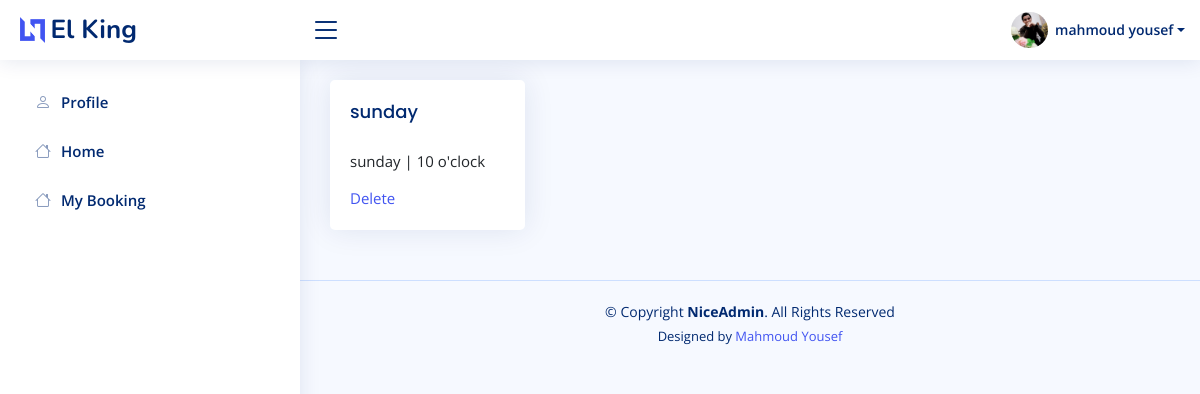
/accounts/my_booking/ (signed in), run on the app's committed database.
### accounts/models.py (models this page shows, shortened)
class Profile(models.Model):
    user = models.OneToOneField(Account,on_delete=models.CASCADE)
    phone_number = models.CharField(max_length=20)
    address = models.CharField(max_length=50)
    image = models.ImageField(upload_to='users/')
    about = models.TextField(max_length=4000 , blank=True , null=True)
    country = models.CharField(max_length=50 ,blank=True, null=True)
    company = models.CharField(max_length=100 ,blank=True, null=True)
    address_line_1 = models.CharField( max_length=50 , blank=True)
    address_line_2 = models.CharField( max_length=50 , blank=True)
    fb_link = models.URLField( max_length=200 , blank=True , null=True)
    twitter_link = models.URLField( max_length=200, blank=True , null=True)
    instagram_link = models.URLField( max_length=200, blank=True , null=True)
    linked_in_link = models.URLField( max_length=200, blank=True , null=True)
    headline = models.CharField(max_length=50 , blank=True, null=True)
    city = models.CharField(max_length=50 ,blank=True, null=True)
    def full_name(self):
        return f'{self.user.first_name} {self.user.last_name}'

class Account(AbstractBaseUser):
    first_name      = models.CharField(max_length=50)
    last_name       = models.CharField(max_length=50)
    username        = models.CharField(max_length=50, unique=True)
    email           = models.EmailField(max_length=100, unique=True)
    phone_number    = models.CharField(max_length=50)
    date_joined     = models.DateTimeField(auto_now_add=True)
    last_login      = models.DateTimeField(auto_now_add=True)
    is_admin        = models.BooleanField(default=False)
    is_staff        = models.BooleanField(default=False)
    is_active        = models.BooleanField(default=False)
    is_superadmin        = models.BooleanField(default=False)
    USERNAME_FIELD = 'email'
    REQUIRED_FIELDS = ['username', 'first_name', 'last_name']
    objects = MyAccountManager()

class Book(models.Model):
    user = models.ForeignKey(Account,  on_delete=models.CASCADE)
    day = models.ForeignKey(Day, related_name="book_property",  on_delete=models.CASCADE)
    date = models.IntegerField( choices=hours)
    def __str__(self):
        return str(self.day)

class Day(models.Model):
    name = models.CharField(max_length=50)
    caption = models.CharField( max_length=5000)
    slug = models.SlugField(null=True,blank=True)
    def __str__(self):
        return self.name

### accounts/views.py (the view)
# urls.py: path('my_booking/' , views.my_booking , name='my_booking'),
def my_booking(request):
    mybooking = Book.objects.filter(user=request.user)
    return render(request , 'accounts/my_booking.html' , {'mybooking':mybooking})

### accounts/profile.py (called while the page is built)
def myprofile(request):
    current_user = request.user
    profile = None
    if  current_user.is_authenticated:
        profile = Profile.objects.get(user=current_user)
    return dict(profile=profile)

### accounts/templates/accounts/my_booking.html (shortened to what this page needs)
{% extends 'base.html' %}
{% load static %}
{% load django_bootstrap5 %}
{% block body %}
<main id="main" class="main">
    <section class="section">
        <div class="row">
            {% if mybooking %}
            {% for book in mybooking %}
            <div class="col-sm-3">
                <div class="card">
                    <div class="card-body">
                        <h5 class="card-title">{{book}}</h5>
                        <p class="card-text">{{book.day}} | {{book.date}} o'clock</p>
                        <a href="{% url 'delete_book' book.id %}">Delete</a>
                    </div>
                </div>
            </div>
            {% endfor %}
            {% else %}
            <h1><center>No Booking Yet!</center></h1>
            {% endif %}
        </div>
    </section>
</main>
{% endblock body%}

### templates/base.html (shortened to what this page needs)
{% load static %}
<!DOCTYPE HTML>
<html lang="en">
<head>
	<link href="{% static 'vendor/bootstrap/css/bootstrap.min.css'%}" rel="stylesheet">
	<link href="{% static 'vendor/bootstrap-icons/bootstrap-icons.css'%}" rel="stylesheet">
	<link href="{% static 'vendor/boxicons/css/boxicons.min.css'%}" rel="stylesheet">
	<link href="{% static 'vendor/quill/quill.snow.css'%}" rel="stylesheet">
	<link href="{% static 'vendor/quill/quill.bubble.css'%}" rel="stylesheet">
	<link href="{% static 'vendor/remixicon/remixicon.css'%}" rel="stylesheet">
	<link href="{% static 'vendor/simple-datatables/style.css'%}" rel="stylesheet">
	<link href="{% static 'style2/css/bootstrap.css'%}" rel="stylesheet" type="text/css" />
	<link href="{% static 'style2/fonts/fontawesome/css/all.min.css'%}" type="text/css" rel="stylesheet">
	<link href="{% static 'style2/css/ui.css'%}" rel="stylesheet" type="text/css" />
	<link href="{% static 'style2/css/responsive.css'%}" rel="stylesheet" media="only screen and (max-width: 1200px)" />
	<link href="{% static 'style2/css/custum.css'%}" rel="stylesheet" type="text/css" />
	<link rel="stylesheet" href="https://cdnjs.cloudflare.com/ajax/libs/font-awesome/4.7.0/css/font-awesome.min.css">
	<link href="{% static 'css/style.css'%}" rel="stylesheet">
</head>
<body>
	<header id="header" class="header fixed-top d-flex align-items-center">
		<div class="d-flex align-items-center justify-content-between">
			<a href="/" class="logo d-flex align-items-center">
				<img src="{% static 'assets/img/logo.png'%}" alt="">
				<span class="d-none d-lg-block">El King</span>
			</a>
			<i class="bi bi-list toggle-sidebar-btn"></i>
		</div>
		<nav class="header-nav ms-auto">
			<ul class="d-flex align-items-center">
				{% if user.id is None %}
				<li class="nav-item dropdown pe-3">
					<a class="nav-link nav-profile d-flex align-items-center pe-0" href="#" data-bs-toggle="dropdown">
						<i class="bi bi-person"></i>
					</a>
					<ul class="dropdown-menu dropdown-menu-end dropdown-menu-arrow profile">
						<li>
							<a class="dropdown-item d-flex align-items-center" href="{% url 'login' %}">
								<i class="bi bi-person"></i>
								<span>Login</span>
							</a>
						</li>
						<li>
							<hr class="dropdown-divider">
						</li>
						<li>
							<a class="dropdown-item d-flex align-items-center" href="{% url 'register' %}">
								<i class="bi bi-person"></i>
								<span>Register</span>
							</a>
						</li>
					</ul>
				</li>
				{% else %}
				<li class="nav-item dropdown pe-3">
					<a class="nav-link nav-profile d-flex align-items-center pe-0" href="#" data-bs-toggle="dropdown">
						{% if profile.image%}
						<img src="{{profile.image.url}}" alt="Profile" class="rounded-circle">
						{% else %}
						<img src="https://bootdey.com/img/Content/avatar/avatar7.png" alt="Admin" class="rounded-circle"
							width="150">
						{% endif %}
						<span class="d-none d-md-block dropdown-toggle ps-2"> {{profile.full_name}}</span>
					</a>
				</li>
				{% endif %}
			</ul>
		</nav>
	</header>
	<aside id="sidebar" class="sidebar">
		<ul class="sidebar-nav" id="sidebar-nav">
			<li class="nav-item">
				<a class="nav-link collapsed" href="{% url 'profile'%}">
					<i class="bi bi-person"></i>
					<span>Profile</span>
				</a>
			</li>
			<li class="nav-item">
				<a class="nav-link collapsed" href="/">
					<i class="bi bi-house"></i>
					<span>Home</span>
				</a>
			</li>
			<li class="nav-item">
				<a class="nav-link collapsed" href="{% url 'my_booking'%}">
					<i class="bi bi-house"></i>
					<span>My Booking</span>
				</a>
			</li>
		</ul>
	</aside>
	{% block body %}
	{% endblock body %}
	<footer id="footer" class="footer">
		<div class="copyright">
			&copy; Copyright <strong><span>NiceAdmin</span></strong>. All Rights Reserved
		</div>
		<div class="credits">
			Designed by <a href="https://mmyousef.pythonanywhere.com/">Mahmoud Yousef</a>
		</div>
	</footer>
</body>
</html>

### static/style2/css/ui.css (style rules this page uses)
html { font-family: "Inter", sans-serif; font-size: 15px; }

### static/css/style.css (style rules this page uses)
:root { scroll-behavior: smooth; }
body { font-family: "Open Sans", sans-serif; background: #f6f9ff; color: #444444; }
a { color: #4154f1; text-decoration: none; }
h1, h2, h3, h4, h5, h6 { font-family: "Nunito", sans-serif; }
#main { margin-top: 60px; padding: 20px 30px; transition: all 0.3s; }
.card { margin-bottom: 30px; border: none; border-radius: 5px; box-shadow: 0px 0 30px rgba(1, 41, 112, 0.1); }
.card-title { padding: 20px 0 15px 0; font-size: 18px; font-weight: 500; color: #012970; font-family: "Poppins", sans-serif; }
.card-body { padding: 0 20px 20px 20px; }
.logo { line-height: 1; }
@media (min-width: 1200px) { .logo { width: 280px; } }
.logo img { max-height: 26px; margin-right: 6px; }
.logo span { font-size: 26px; font-weight: 700; color: #012970; font-family: "Nunito", sans-serif; }
.header { transition: all 0.5s; z-index: 997; height: 60px; box-shadow: 0px 2px 20px rgba(1, 41, 112, 0.1); background-color: #fff; padding-left: 20px; }
.header .toggle-sidebar-btn { font-size: 32px; padding-left: 10px; cursor: pointer; color: #012970; }
.header-nav ul { list-style: none; }
.header-nav>ul { margin: 0; padding: 0; }
.header-nav .nav-profile { color: #012970; }
.header-nav .nav-profile img { max-height: 36px; }
.header-nav .nav-profile span { font-size: 14px; font-weight: 600; }
.sidebar { position: fixed; top: 60px; left: 0; bottom: 0; width: 300px; z-index: 996; transition: all 0.3s; padding: 20px; overflow-y: auto; scrollbar-width: thin; scrollbar-color: #aab7cf transparent; box-shadow: 0px 0px 20px rgba(1, 41, 112, 0.1); background-color: #fff; }
@media (min-width: 1200px) { #main, #footer { margin-left: 300px; } }
.sidebar-nav { padding: 0; margin: 0; list-style: none; }
.sidebar-nav li { padding: 0; margin: 0; list-style: none; }
.sidebar-nav .nav-item { margin-bottom: 5px; }
.sidebar-nav .nav-link { display: flex; align-items: center; font-size: 15px; font-weight: 600; color: #4154f1; transition: 0.3; background: #f6f9ff; padding: 10px 15px; border-radius: 4px; }
.sidebar-nav .nav-link i { font-size: 16px; margin-right: 10px; color: #4154f1; }
.sidebar-nav .nav-link.collapsed { color: #012970; background: #fff; }
.sidebar-nav .nav-link.collapsed i { color: #899bbd; }
.footer { padding: 20px 0; font-size: 14px; transition: all 0.3s; border-top: 1px solid #cddfff; }
.footer .copyright { text-align: center; color: #012970; }
.footer .credits { padding-top: 5px; text-align: center; font-size: 13px; color: #012970; }

### data on the page
Profile: image (picture), full_name "mahmoud yousef"
Book: day.name "sunday", day "sunday", date "10"
